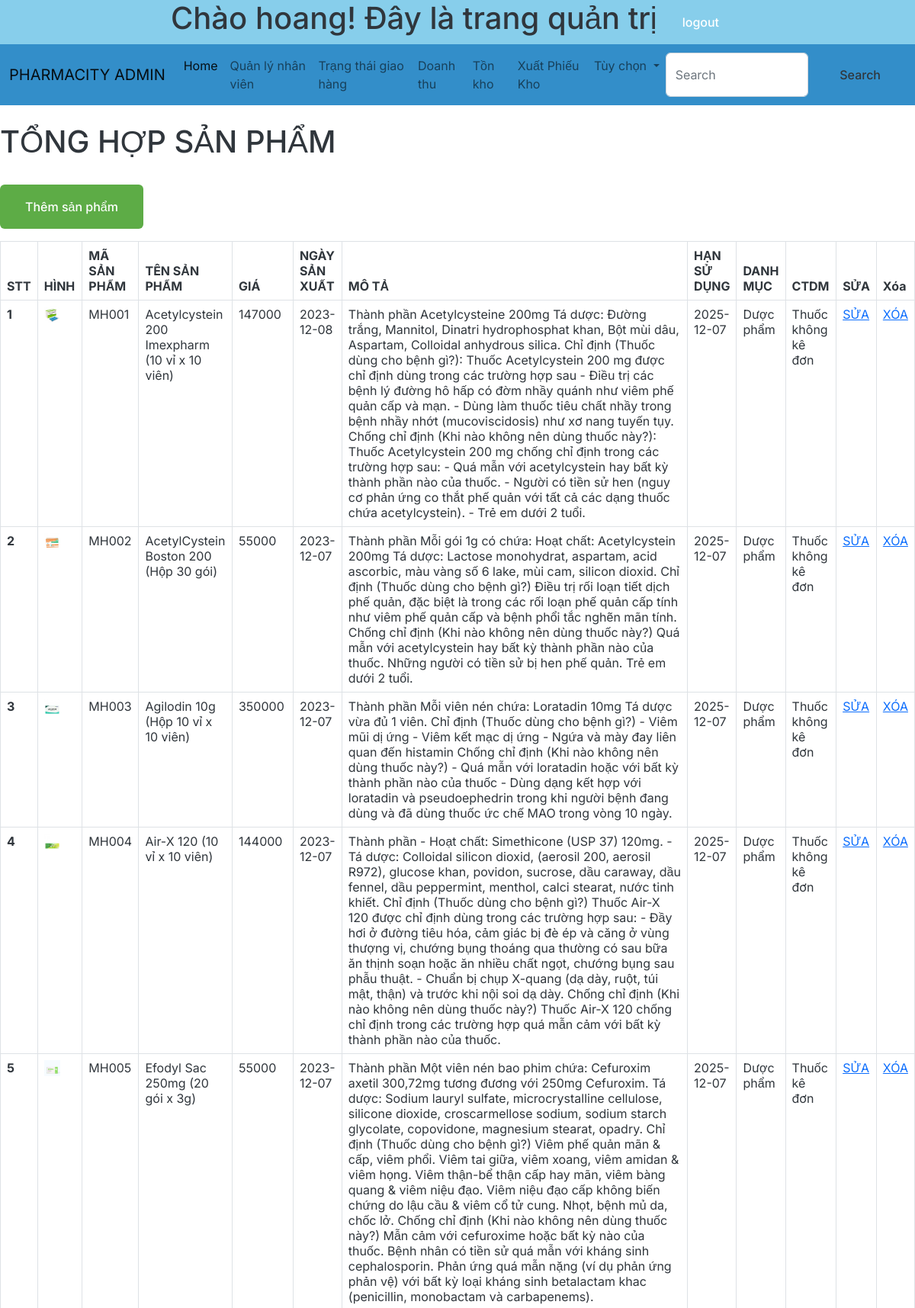
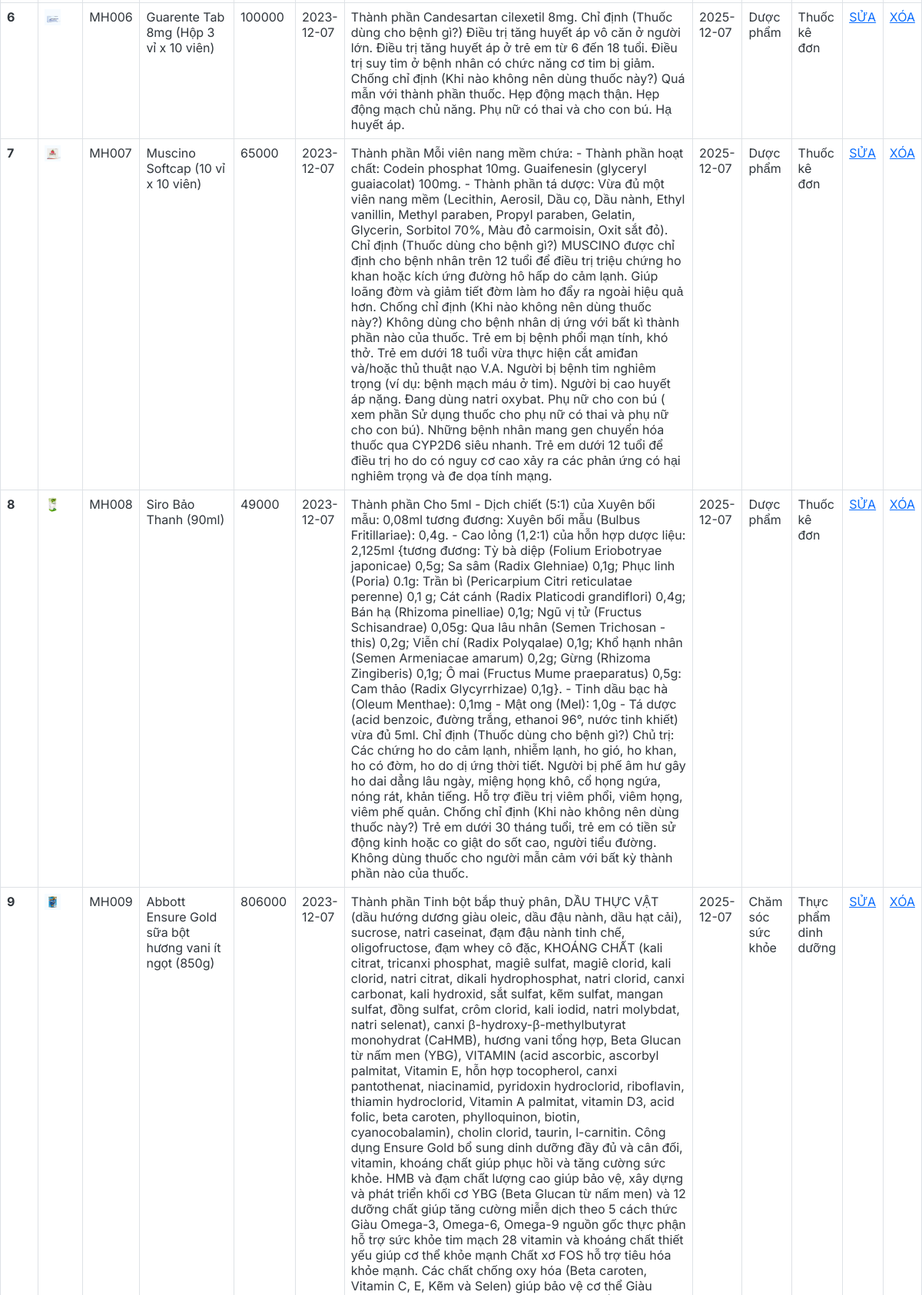
The page /admin_product.php (signed in, upper part) on the database its author committed (2 pictures, top to bottom).
### tables this page shows
CREATE TABLE `mathang` (
  `MaMH` char(5) NOT NULL,
  `TenMH` text NOT NULL,
  `DVT` text DEFAULT NULL,
  `GiaBan` int(11) NOT NULL,
  `NgaySX` date NOT NULL,
  `MoTa` text NOT NULL,
  `HanSD` date NOT NULL,
  `HINH` text NOT NULL,
  `DanhMuc` varchar(100) NOT NULL,
  `CTDM` varchar(100) NOT NULL,
  `Xoa` int(11) NOT NULL DEFAULT 0
);

### admin_product.php (the view, shortened to what this page needs)
<?php
@include 'config.php';
?>
<?php include_once 'admin_header.php';
   ?>
<div id="container1">
    <br>
    <h1>TỔNG HỢP SẢN PHẨM</h1>
    <br>
    <a class="btn btn-primary" href="employ_add_product.php">Thêm sản phẩm</a>
    <table class="table table-bordered mt-3">
        <thead>
            <tr>
                <th scope="col">STT</th>
                <th scope="col">HÌNH</th>
                <th scope="col">MÃ SẢN PHẨM</th>
                <th scope="col">TÊN SẢN PHẨM</th>
                <th scope="col">GIÁ</th>
                <th scope="col">NGÀY SẢN XUẤT</th>
                <th scope="col">MÔ TẢ</th>
                <th scope="col">HẠN SỬ DỤNG</th>
                <th scope="col">DANH MỤC</th>
                <th scope="col">CTDM</th>
                <th scope="col">SỬA</th>
                <th scope="col">Xóa</th>
            </tr>
        </thead>
        <tbody>
            <?php
    $i=1;
    $sql = "SELECT * FROM mathang WHERE Xoa = 0";
    $result = $conn->query($sql);
    if ($result->num_rows > 0) {
        while ($row = $result->fetch_assoc()) {
            $MaMH = $row['MaMH'];
            $TenMH = $row['TenMH'];
            $GiaBan = $row['GiaBan'];
            $NgaySX = $row['NgaySX'];
            $MoTa = $row['MoTa'];
            $HanSD = $row['HanSD'];
            $HINH = $row['HINH'];
            $DanhMuc = $row['DanhMuc'];
            $CTDM = $row['CTDM'];
            echo'
            <tr>
      <th scope="row">'.$i++.'</th>
      <td><img width="50%" src="'.$HINH.'"></td>
      <td>'.$MaMH.'</td>
      <td>'.$TenMH.'</td>
      <td>'.$GiaBan.'</td>
      <td>'.$NgaySX.'</td>
      <td>'.$MoTa.'</td>
      <td>'.$HanSD.'</td>
      <td>'.$DanhMuc.'</td>
      <td>'.$CTDM.'</td>
      <td><a href="employ_product_fix.php?id='.$MaMH.'">SỬA</a></td>
      <td><a href="employ_product.php?del='.$MaMH.'">XÓA</a></td>
    </tr>
            ';
        }
    }
    ?>
        </tbody>
    </table>
</div>

### css/style.css (style rules this page uses)
#container1 { width: 100%; }
.btn { display: inline-block; background: var(--color-white); color: var(--color-black); padding: 1rem 2rem; border: 1px solid transparent; font-weight: 500; transition: var(--transition); }
.btn-primary { background: #5dac46; color: #fff; }

### rows shown on the page
mathang: HINH (picture), MaMH "MH001", TenMH "Acetylcystein 200 Imexpharm (10 vỉ x 10 viên)", GiaBan "147000", NgaySX "2023-12-08", MoTa "Thành phần Acetylcysteine 200mg Tá dược: Đường trắng, Mannitol, Dinatri hydrophosphat khan, Bột mùi dâu, Aspartam, Colloidal anhydrous silica. Chỉ định (Thuốc dùng cho bệnh gì?): Thuốc Acetylcystein 200 mg được chỉ định dùng trong các trường hợp sau - Điều trị các bệnh lý đường hô hấp có đờm nhầy quánh như viêm phế quản cấp và mạn. - Dùng làm thuốc tiêu chất nhầy trong bệnh nhầy nhớt (mucoviscidosis) như xơ nang tuyến tụy. Chống chỉ định (Khi nào không nên dùng thuốc này?): Thuốc Acetylcystein 200 mg chống chỉ định trong các trường hợp sau: - Quá mẫn với acetylcystein hay bất kỳ thành phần nào của thuốc. - Người có tiền sử hen (nguy cơ phản ứng co thắt phế quản với tất cả các dạng thuốc…", HanSD "2025-12-07", DanhMuc "Dược phẩm", CTDM "Thuốc không kê đơn"
mathang: HINH (picture), MaMH "MH002", TenMH "AcetylCystein Boston 200 (Hộp 30 gói)", GiaBan "55000", NgaySX "2023-12-07", MoTa "Thành phần Mỗi gói 1g có chứa: Hoạt chất: Acetylcystein 200mg Tá dược: Lactose monohydrat, aspartam, acid ascorbic, màu vàng số 6 lake, mùi cam, silicon dioxid. Chỉ định (Thuốc dùng cho bệnh gì?) Điều trị rối loạn tiết dịch phế quản, đặc biệt là trong các rối loạn phế quản cấp tính như viêm phế quản cấp và bệnh phổi tắc nghẽn mãn tính. Chống chỉ định (Khi nào không nên dùng thuốc này?) Quá mẫn với acetylcystein hay bất kỳ thành phần nào của thuốc. Những người có tiền sử bị hen phế quản. Trẻ em dưới 2 tuổi.", HanSD "2025-12-07", DanhMuc "Dược phẩm", CTDM "Thuốc không kê đơn"
mathang: HINH (picture), MaMH "MH003", TenMH "Agilodin 10g (Hộp 10 vỉ x 10 viên)", GiaBan "350000", NgaySX "2023-12-07", MoTa "Thành phần Mỗi viên nén chứa: Loratadin 10mg Tá dược vừa đủ 1 viên. Chỉ định (Thuốc dùng cho bệnh gì?) - Viêm mũi dị ứng - Viêm kết mạc dị ứng - Ngứa và mày đay liên quan đến histamin Chống chỉ định (Khi nào không nên dùng thuốc này?) - Quá mẫn với loratadin hoặc với bất kỳ thành phần nào của thuốc - Dùng dạng kết hợp với loratadin và pseudoephedrin trong khi người bệnh đang dùng và đã dùng thuốc ức chế MAO trong vòng 10 ngày.", HanSD "2025-12-07", DanhMuc "Dược phẩm", CTDM "Thuốc không kê đơn"
mathang: HINH (picture), MaMH "MH004", TenMH "Air-X 120 (10 vỉ x 10 viên)", GiaBan "144000", NgaySX "2023-12-07", MoTa "Thành phần - Hoạt chất: Simethicone (USP 37) 120mg. - Tá dược: Colloidal silicon dioxid, (aerosil 200, aerosil R972), glucose khan, povidon, sucrose, dầu caraway, dầu fennel, dầu peppermint, menthol, calci stearat, nước tinh khiết. Chỉ định (Thuốc dùng cho bệnh gì?) Thuốc Air-X 120 được chỉ định dùng trong các trường hợp sau: - Đầy hơi ở đường tiêu hóa, cảm giác bị đè ép và căng ở vùng thượng vị, chướng bụng thoáng qua thường có sau bữa ăn thịnh soạn hoặc ăn nhiều chất ngọt, chướng bụng sau phẫu thuật. - Chuẩn bị chụp X-quang (dạ dày, ruột, túi mật, thận) và trước khi nội soi dạ dày. Chống chỉ định (Khi nào không nên dùng thuốc này?) Thuốc Air-X 120 chống chỉ định trong các trường hợp quá…", HanSD "2025-12-07", DanhMuc "Dược phẩm", CTDM "Thuốc không kê đơn"
mathang: HINH (picture), MaMH "MH005", TenMH "Efodyl Sac 250mg (20 gói x 3g)", GiaBan "55000", NgaySX "2023-12-07", MoTa "Thành phần Một viên nén bao phim chứa: Cefuroxim axetil 300,72mg tương đương với 250mg Cefuroxim. Tá dược: Sodium lauryl sulfate, microcrystalline cellulose, silicone dioxide, croscarmellose sodium, sodium starch glycolate, copovidone, magnesium stearat, opadry. Chỉ định (Thuốc dùng cho bệnh gì?) Viêm phế quản mãn & cấp, viêm phổi. Viêm tai giữa, viêm xoang, viêm amidan & viêm họng. Viêm thận-bể thận cấp hay mãn, viêm bàng quang & viêm niệu đạo. Viêm niệu đạo cấp không biến chứng do lậu cầu & viêm cổ tử cung. Nhọt, bệnh mủ da, chốc lở. Chống chỉ định (Khi nào không nên dùng thuốc này?) Mẫn cảm với cefuroxime hoặc bất kỳ nào của thuốc. Bệnh nhân có tiền sử quá mẫn với kháng sinh…", HanSD "2025-12-07", DanhMuc "Dược phẩm", CTDM "Thuốc kê đơn"
mathang: HINH (picture), MaMH "MH006", TenMH "Guarente Tab 8mg (Hộp 3 vỉ x 10 viên)", GiaBan "100000", NgaySX "2023-12-07", MoTa "Thành phần Candesartan cilexetil 8mg. Chỉ định (Thuốc dùng cho bệnh gì?) Điều trị tăng huyết áp vô căn ở người lớn. Điều trị tăng huyết áp ở trẻ em từ 6 đến 18 tuổi. Điều trị suy tim ở bệnh nhân có chức năng cơ tim bị giảm. Chống chỉ định (Khi nào không nên dùng thuốc này?) Quá mẫn với thành phần thuốc. Hẹp động mạch thận. Hẹp động mạch chủ năng. Phụ nữ có thai và cho con bú. Hạ huyết áp.", HanSD "2025-12-07", DanhMuc "Dược phẩm", CTDM "Thuốc kê đơn"
mathang: HINH (picture), MaMH "MH007", TenMH "Muscino Softcap (10 vỉ x 10 viên)", GiaBan "65000", NgaySX "2023-12-07", MoTa "Thành phần Mỗi viên nang mềm chứa: - Thành phần hoạt chất: Codein phosphat 10mg. Guaifenesin (glyceryl guaiacolat) 100mg. - Thành phần tá dược: Vừa đủ một viên nang mềm (Lecithin, Aerosil, Dầu cọ, Dầu nành, Ethyl vanillin, Methyl paraben, Propyl paraben, Gelatin, Glycerin, Sorbitol 70%, Màu đỏ carmoisin, Oxit sắt đỏ). Chỉ định (Thuốc dùng cho bệnh gì?) MUSCINO được chỉ định cho bệnh nhân trên 12 tuổi để điều trị triệu chứng ho khan hoặc kích ứng đường hô hấp do cảm lạnh. Giúp loãng đờm và giảm tiết đờm làm ho đẩy ra ngoài hiệu quả hơn. Chống chỉ định (Khi nào không nên dùng thuốc này?) Không dùng cho bệnh nhân dị ứng với bất kì thành phần nào của thuốc. Trẻ em bị bệnh phổi mạn tính, khó…", HanSD "2025-12-07", DanhMuc "Dược phẩm", CTDM "Thuốc kê đơn"
mathang: HINH (picture), MaMH "MH008", TenMH "Siro Bảo Thanh (90ml)", GiaBan "49000", NgaySX "2023-12-07", MoTa "Thành phần Cho 5ml - Dịch chiết (5:1) của Xuyên bối mẫu: 0,08ml tương đương: Xuyên bối mẫu (Bulbus Fritillariae): 0,4g. - Cao lỏng (1,2:1) của hỗn hợp dược liệu: 2,125ml {tương đương: Tỳ bà diệp (Folium Eriobotryae japonicae) 0,5g; Sa sâm (Radix Glehniae) 0,1g; Phục linh (Poria) 0.1g: Trần bì (Pericarpium Citri reticulatae perenne) 0,1 g; Cát cánh (Radix Platicodi grandiflori) 0,4g; Bán hạ (Rhizoma pinelliae) 0,1g; Ngũ vị tử (Fructus Schisandrae) 0,05g: Qua lâu nhân (Semen Trichosan - this) 0,2g; Viễn chí (Radix Polyqalae) 0,1g; Khổ hạnh nhân (Semen Armeniacae amarum) 0,2g; Gừng (Rhizoma Zingiberis) 0,1g; Ô mai (Fructus Mume praeparatus) 0,5g: Cam thảo (Radix Glycyrrhizae) 0,1g}. - Tinh dầu…", HanSD "2025-12-07", DanhMuc "Dược phẩm", CTDM "Thuốc kê đơn"
mathang: HINH (picture), MaMH "MH009", TenMH "Abbott Ensure Gold sữa bột hương vani ít ngọt (850g)", GiaBan "806000", NgaySX "2023-12-07", HanSD "2025-12-07", DanhMuc "Chăm sóc sức khỏe", CTDM "Thực phẩm dinh dưỡng"

### other values the page prints
$_SESSION['admin_name'] "hoang"
